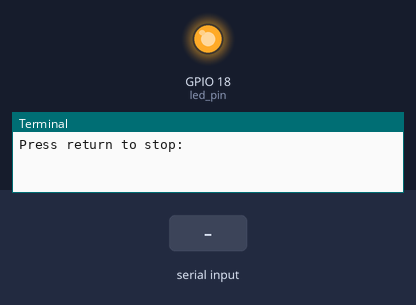
The program below on a simulated Raspberry Pi (BCM pin numbers). On the bench: output pins drawn as LEDs (lit = HIGH), the last lines printed to the terminal. Inputs (shaded band) come from the test bench. At 1.3 s the program stops and its outputs stay as they are.

Above: at 1.2 s.
1.3 s: "1" typed at the terminal
At 1.7 s:
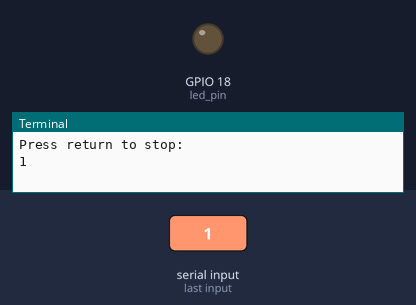
Timing chart, 0 to 2.8 s (numbered marks = the images above; inputs shaded):
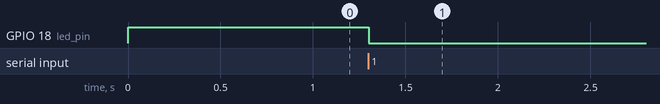

Measured:
- after the input at 1.3 s, GPIO 18 (led_pin): HIGH → LOW at once

The program:

led_on.py
```python
#!/usr/bin/env python
# -*- coding: utf-8 -*-

import RPi.GPIO as GPIO

def setup(pin_bcm_no):
  # Layout festlegen auf GPIO
  GPIO.setmode(GPIO.BCM)
  # LED-Pin auf Output setzen
  GPIO.setup(pin_bcm_no, GPIO.OUT)


# alles herrichten
# festlegen auf welchen Pin die LED steckt
led_pin = 18
setup(led_pin)

# LED anschalten
GPIO.output(led_pin, GPIO.HIGH)

raw_input('Press return to stop: ')   # use raw_input for Python 2

# alles wieder aufräumen
GPIO.cleanup()
```
